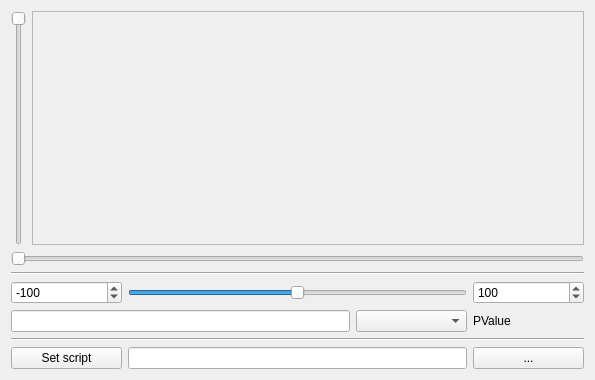
<ui version="4.0" >
 <class>ScriptForm</class>
 <widget class="QWidget" name="ScriptForm" >
  <property name="geometry" >
   <rect>
    <x>0</x>
    <y>0</y>
    <width>595</width>
    <height>380</height>
   </rect>
  </property>
  <property name="windowTitle" >
   <string>Form</string>
  </property>
  <layout class="QGridLayout" >
   <item row="0" column="0" colspan="5" >
    <layout class="QGridLayout" >
     <item row="0" column="0" >
      <widget class="QSlider" name="verticalSlider" >
       <property name="orientation" >
        <enum>Qt::Vertical</enum>
       </property>
       <property name="invertedAppearance" >
        <bool>true</bool>
       </property>
       <property name="invertedControls" >
        <bool>false</bool>
       </property>
      </widget>
     </item>
     <item row="0" column="1" >
      <widget class="QFrame" name="frame" >
       <property name="frameShape" >
        <enum>QFrame::StyledPanel</enum>
       </property>
       <property name="frameShadow" >
        <enum>QFrame::Raised</enum>
       </property>
       <widget class="ScriptWidget" name="scriptWidget" >
        <property name="geometry" >
         <rect>
          <x>0</x>
          <y>0</y>
          <width>221</width>
          <height>131</height>
         </rect>
        </property>
        <property name="sizePolicy" >
         <sizepolicy vsizetype="Expanding" hsizetype="Expanding" >
          <horstretch>0</horstretch>
          <verstretch>0</verstretch>
         </sizepolicy>
        </property>
        <property name="minimumSize" >
         <size>
          <width>150</width>
          <height>100</height>
         </size>
        </property>
        <property name="palette" >
         <palette>
          <active>
           <colorrole role="Base" >
            <brush brushstyle="SolidPattern" >
             <color alpha="0" >
              <red>255</red>
              <green>255</green>
              <blue>255</blue>
             </color>
            </brush>
           </colorrole>
          </active>
          <inactive>
           <colorrole role="Base" >
            <brush brushstyle="SolidPattern" >
             <color alpha="0" >
              <red>255</red>
              <green>255</green>
              <blue>255</blue>
             </color>
            </brush>
           </colorrole>
          </inactive>
          <disabled>
           <colorrole role="Base" >
            <brush brushstyle="SolidPattern" >
             <color alpha="255" >
              <red>244</red>
              <green>244</green>
              <blue>244</blue>
             </color>
            </brush>
           </colorrole>
          </disabled>
         </palette>
        </property>
        <property name="toolTip" >
         <string/>
        </property>
        <property name="whatsThis" >
         <string/>
        </property>
        <property name="frameShape" >
         <enum>QFrame::NoFrame</enum>
        </property>
        <property name="renderHints" >
         <set>QPainter::Antialiasing|QPainter::HighQualityAntialiasing|QPainter::SmoothPixmapTransform|QPainter::TextAntialiasing</set>
        </property>
        <property name="cacheMode" >
         <set>QGraphicsView::CacheBackground</set>
        </property>
       </widget>
      </widget>
     </item>
     <item row="1" column="0" colspan="2" >
      <widget class="QSlider" name="horizontalSlider" >
       <property name="orientation" >
        <enum>Qt::Horizontal</enum>
       </property>
      </widget>
     </item>
    </layout>
   </item>
   <item row="1" column="0" colspan="5" >
    <widget class="Line" name="line" >
     <property name="orientation" >
      <enum>Qt::Horizontal</enum>
     </property>
    </widget>
   </item>
   <item row="2" column="0" >
    <widget class="QSpinBox" name="minSpinBox" >
     <property name="minimum" >
      <number>-100000000</number>
     </property>
     <property name="maximum" >
      <number>100000000</number>
     </property>
     <property name="value" >
      <number>-100</number>
     </property>
    </widget>
   </item>
   <item row="2" column="1" colspan="3" >
    <widget class="QSlider" name="valueSlider" >
     <property name="minimum" >
      <number>-100</number>
     </property>
     <property name="maximum" >
      <number>100</number>
     </property>
     <property name="orientation" >
      <enum>Qt::Horizontal</enum>
     </property>
    </widget>
   </item>
   <item row="2" column="4" >
    <widget class="QSpinBox" name="maxSpinBox" >
     <property name="minimum" >
      <number>-100000000</number>
     </property>
     <property name="maximum" >
      <number>100000000</number>
     </property>
     <property name="value" >
      <number>100</number>
     </property>
    </widget>
   </item>
   <item row="3" column="0" colspan="3" >
    <widget class="QLineEdit" name="lineEdit" />
   </item>
   <item row="3" column="3" >
    <widget class="QComboBox" name="PCombo" />
   </item>
   <item row="4" column="0" colspan="5" >
    <widget class="Line" name="line_2" >
     <property name="orientation" >
      <enum>Qt::Horizontal</enum>
     </property>
    </widget>
   </item>
   <item row="5" column="0" >
    <widget class="QPushButton" name="setButton" >
     <property name="text" >
      <string>Set script</string>
     </property>
    </widget>
   </item>
   <item row="5" column="1" colspan="3" >
    <widget class="QLineEdit" name="fileEdit" />
   </item>
   <item row="5" column="4" >
    <widget class="QPushButton" name="fileButton" >
     <property name="text" >
      <string>...</string>
     </property>
    </widget>
   </item>
   <item row="3" column="4" >
    <widget class="QLabel" name="PLabel" >
     <property name="text" >
      <string>PValue</string>
     </property>
    </widget>
   </item>
  </layout>
 </widget>
 <customwidgets>
  <customwidget>
   <class>ScriptWidget</class>
   <extends>QGraphicsView</extends>
   <header>analogwidgets/scriptwidget.h</header>
  </customwidget>
 </customwidgets>
 <resources/>
 <connections>
  <connection>
   <sender>valueSlider</sender>
   <signal>valueChanged(int)</signal>
   <receiver>scriptWidget</receiver>
   <slot>setPValue(int)</slot>
   <hints>
    <hint type="sourcelabel" >
     <x>301</x>
     <y>276</y>
    </hint>
    <hint type="destinationlabel" >
     <x>230</x>
     <y>59</y>
    </hint>
   </hints>
  </connection>
  <connection>
   <sender>lineEdit</sender>
   <signal>textEdited(QString)</signal>
   <receiver>scriptWidget</receiver>
   <slot>setPValue(QString)</slot>
   <hints>
    <hint type="sourcelabel" >
     <x>115</x>
     <y>315</y>
    </hint>
    <hint type="destinationlabel" >
     <x>118</x>
     <y>110</y>
    </hint>
   </hints>
  </connection>
  <connection>
   <sender>PCombo</sender>
   <signal>currentIndexChanged(QString)</signal>
   <receiver>scriptWidget</receiver>
   <slot>setPName(QString)</slot>
   <hints>
    <hint type="sourcelabel" >
     <x>434</x>
     <y>307</y>
    </hint>
    <hint type="destinationlabel" >
     <x>200</x>
     <y>83</y>
    </hint>
   </hints>
  </connection>
 </connections>
</ui>
